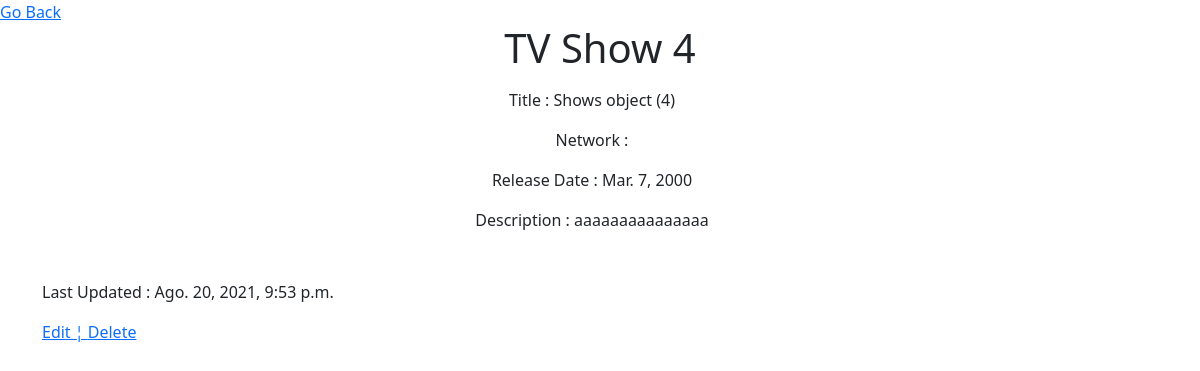
/shows/4 (signed in), run on the app's committed database.
### tv_shows/models.py (models this page shows)
class Shows(models.Model):
    title = models.CharField(max_length=255)
    release_date = models.DateField()
    desc = models.TextField(default="some tv show")
    created_at = models.DateTimeField(auto_now_add = True)
    updated_at = models.DateTimeField(auto_now = True)
    objects = ShowsManager()

### tv_shows/decorators.py (the view)
    def wrapper(request, *args, **kwargs):
        if 'user' not in request.session:
            return redirect('/register')
        resp = func(request, *args,**kwargs)
        return resp

### tv_shows/views.py (called while the page is built)
@login_required
def show(request, tv_show_id):
    show = Shows.objects.get(id=tv_show_id)
    context = {
        'tv_show' : show
    }
    return render(request, 'show.html', context)

### tv_shows/templates/show.html (shortened to what this page needs)
<!DOCTYPE html>
<html lang="en">
<head>
    <link href="https://cdn.jsdelivr.net/npm/bootstrap@5.0.2/dist/css/bootstrap.min.css" rel="stylesheet">
    {% load static %}
    <link rel="stylesheet" href="{% static 'style.css' %}">
</head>
<body>
    <a href="../shows">Go Back</a>
    <div class="container">
        <div class="row text-center mb-3">
            <h1 class="mb-3 me-3"> TV Show {{ tv_show.id}}</h1>
            <div class="col mb-3 me-3">
                <p>Title : {{tv_show}}</p>
                <p>Network : {% for network in tv_show.networks.all %} {{network.name}} {% endfor %}</p>
                <p>Release Date : {{tv_show.release_date}}</p>
                <p>Description : {{tv_show.desc}} </p>
            </div>
        </div>
        <div class="row mb-3 me-3">
            <p>
                Last Updated : {{tv_show.updated_at}}
            </p>
            <p>
                <a href="{{tv_show.id}}/edit">Edit ¦ </a> <a href="{{tv_show.id}}/destroy">Delete</a>
            </p>
        </div>
    </div>
</body>
</html>

### data on the page
Shows: id "4", id "Shows object (4)", release_date "Mar. 7, 2000", desc "aaaaaaaaaaaaaaa", updated_at "Ago. 20, 2021, 9:53 p.m."
